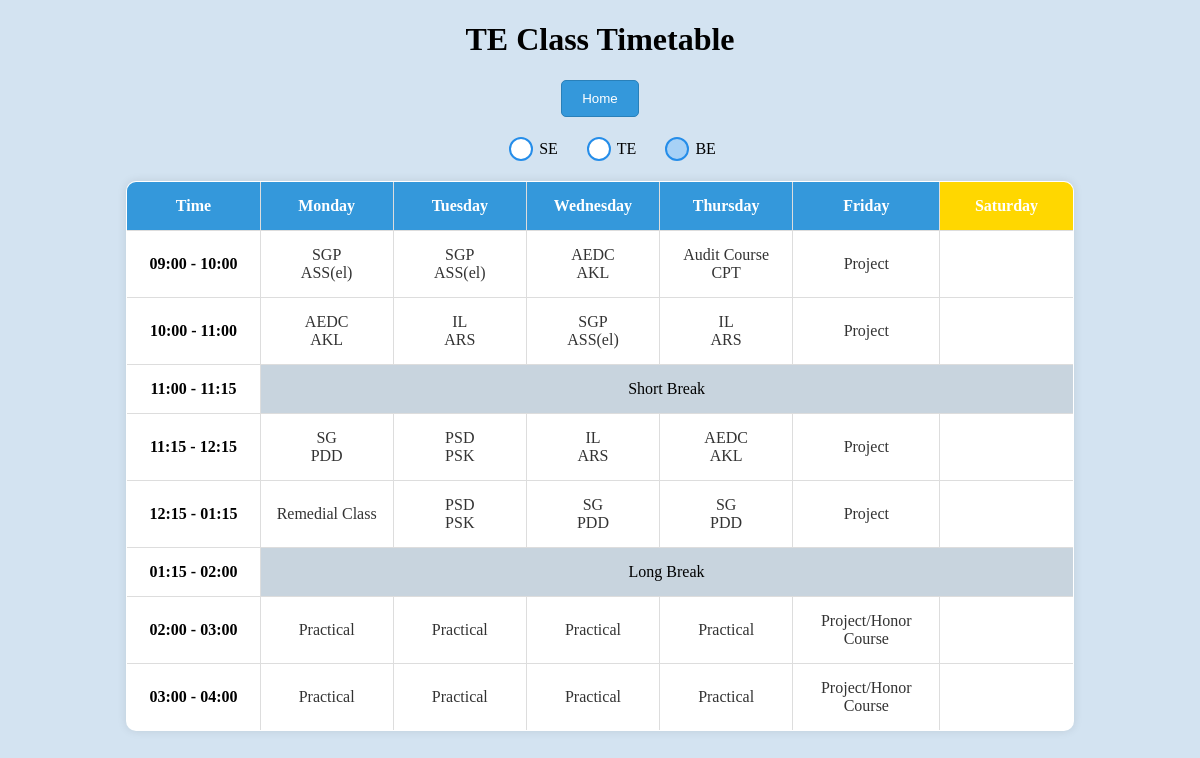
/elect_be_tt (signed in), run on the app's committed database.
### tables this page shows
CREATE TABLE "Elec_BE_TT" (
    id INTEGER PRIMARY KEY,
    day TEXT NOT NULL,
    time_slot TEXT NOT NULL,
    subject TEXT,
    instructor TEXT,
    room TEXT,
    UNIQUE (day, time_slot)
);

### app.py (the view)
@app.route('/elect_be_tt')
def elect_be_tt():
        if 'admin_username' not in session:
            return redirect(url_for('admin_login'))
        timetable_data = query_db('SELECT * FROM Elec_BE_TT ORDER BY day, time_slot')
        return render_template('elect_be_tt.html',timetable_data = timetable_data)

### app.py (called while the page is built)
def get_db():
    db = getattr(g, '_database', None)
    if db is None:
        db = g._database = sqlite3.connect(app.config['DATABASE'])
        db.row_factory = sqlite3.Row
    return db

def query_db(query, args=(), one=False):
    cur = get_db().execute(query, args)
    result = cur.fetchall()
    cur.close()
    column_names = [column[0] for column in cur.description]
    if not result:
        return None
    if one:
        return dict(zip(column_names, result[0]))
    return [dict(zip(column_names, row)) for row in result]

### templates/elect_be_tt.html (shortened to what this page needs)
<!DOCTYPE html>
<html lang="en">
<head>
</head>
<body>
  <h1>TE Class Timetable</h1>
  <button class="home-button" onclick="redirectToAdminOptions()">Home</button>
  <div class="toggles">
    <label for="seRadio">SE</label>
    <label for="teRadio">TE</label>
    <label for="beRadio">BE</label>
  </div>
  <div class="table-container te-table active">
    <table border="1" class="timetable-table">
      <tr>
        <th>Time</th>
        <th>Monday</th>
        <th>Tuesday</th>
        <th>Wednesday</th>
        <th>Thursday</th>
        <th>Friday</th>
        <th>Saturday</th>
      </tr>
      {% for time_slot in ['09:00 - 10:00', '10:00 - 11:00', '11:00 - 11:15', '11:15 - 12:15', '12:15 - 01:15', '01:15 - 02:00', '02:00 - 03:00','03:00 - 04:00'] %}
      <tr>
        <td>{{ time_slot }}</td>
        {% for day in ['Monday', 'Tuesday', 'Wednesday', 'Thursday', 'Friday', 'Saturday'] %}
          {% if time_slot == '11:00 - 11:15' or time_slot == '01:15 - 02:00' %}
            {% if day == 'Monday' %}
              <td colspan="6" style="background-color: rgb(200, 212, 222); text-align: center;">
                {% if time_slot == '11:00 - 11:15' %}
                  Short Break
                {% elif time_slot == '01:15 - 02:00' %}
                  Long Break
                {% endif %}
              </td>
            {% endif %}
          {% else %}
            <td>
                {% for entry in timetable_data %}
                {% if entry.day == day and entry.time_slot == time_slot %}
                  {% if entry.instructor is not none %}
                    <a onclick='confirmNavigation("{{ entry.subject }}", "{{ entry.instructor }}", "{{ entry.time_slot }}")'>
                      {{ entry.subject }} <br>
                      {{ entry.instructor }} <br>
                    </a>
                  {% elif entry.subject is not none %}
                    <a onclick='confirmNavigation("{{ entry.subject }}", null, "{{ entry.time_slot }}")'>
                      {{ entry.subject }} <br>
                    </a>
                  {% endif %}
                {% endif %}
              {% endfor %}
            </td>
          {% endif %}
        {% endfor %}
      </tr>
      {% endfor %}
    </table>
  </div>
</body>
</html>

### templates/elect_be_tt.html (style rules this page uses)
h1 { text-align: center; }
body { background-color: #D3E3F1; }
table { border-collapse: collapse; width: 50%; margin: auto; background-color: #fff; }
th, td { text-align: center; padding: 8px 0px 8px 0px; border: 1px solid black; }
td { transition: background-color 0.3s ease-in-out; width: 80px; }
tr>td:nth-child(1) { font-weight: bold; }
a { text-decoration: none; color: inherit; cursor: pointer; display: block; }
.table-container { display: none; transition: opacity 0.5s ease-in-out; }
.table-container.active { display: block; }
input[type="radio"]+label { position: relative; padding-left: 30px; cursor: pointer; display: inline-block; line-height: 24px; font-size: 16px; }
input[type="radio"]+label:before { content: ""; position: absolute; left: 0; top: 50%; transform: translateY(-50%); width: 20px; height: 20px; border: 2px solid rgb(37, 141, 233); background-color: #fff; border-radius: 50%; transition: background-color 0.3s ease-in-out; }
input[type="radio"]:checked+label:before { background-color: rgb(167, 209, 246); }
.toggles { margin: 20px; text-align: center; }
.home-button { display: block; margin: 20px auto; padding: 10px 20px; text-align: center; text-decoration: none; color: #fff; background-color: #3498db; border: 1px solid #2980b9; border-radius: 5px; cursor: pointer; transition: background-color 0.3s ease-in-out; }
table { border-collapse: collapse; width: 80%; margin: auto; background-color: #fff; margin-top: 20px; border-radius: 10px; overflow: hidden; box-shadow: 0 0 10px rgba(0, 0, 0, 0.1); }
th, td { text-align: center; padding: 15px 10px; border: 1px solid #ddd; }
th { background-color: #3498db; color: #fff; }
td { transition: background-color 0.3s ease-in-out; }
td a { color: #333; text-decoration: none; display: block; }
th.current-day { background-color: #FFD700; }

### data on the page
Elec_BE_TT: subject "SGP", instructor "ASS(el)"
Elec_BE_TT: subject "SGP", instructor "ASS(el)"
Elec_BE_TT: subject "AEDC", instructor "AKL"
Elec_BE_TT: subject "Audit Course", instructor "CPT"
Elec_BE_TT: subject "Project"
Elec_BE_TT: subject "AEDC", instructor "AKL"
Elec_BE_TT: subject "IL", instructor "ARS"
Elec_BE_TT: subject "SGP", instructor "ASS(el)"
Elec_BE_TT: subject "IL", instructor "ARS"
Elec_BE_TT: subject "Project"
Elec_BE_TT: subject "SG", instructor "PDD"
Elec_BE_TT: subject "PSD", instructor "PSK"
Elec_BE_TT: subject "IL", instructor "ARS"
Elec_BE_TT: subject "AEDC", instructor "AKL"
Elec_BE_TT: subject "Project"
Elec_BE_TT: subject "Remedial Class"
Elec_BE_TT: subject "PSD", instructor "PSK"
Elec_BE_TT: subject "SG", instructor "PDD"
Elec_BE_TT: subject "SG", instructor "PDD"
Elec_BE_TT: subject "Project"
Elec_BE_TT: subject "Practical"
Elec_BE_TT: subject "Practical"
Elec_BE_TT: subject "Practical"
Elec_BE_TT: subject "Practical"
Elec_BE_TT: subject "Project/Honor Course"
Elec_BE_TT: subject "Practical"
Elec_BE_TT: subject "Practical"
Elec_BE_TT: subject "Practical"
Elec_BE_TT: subject "Practical"
Elec_BE_TT: subject "Project/Honor Course"

### other printed values
{{ time_slot }} "09:00 - 10:00" "10:00 - 11:00" "11:00 - 11:15" "11:15 - 12:15" "12:15 - 01:15" "01:15 - 02:00" "02:00 - 03:00" "03:00 - 04:00"
